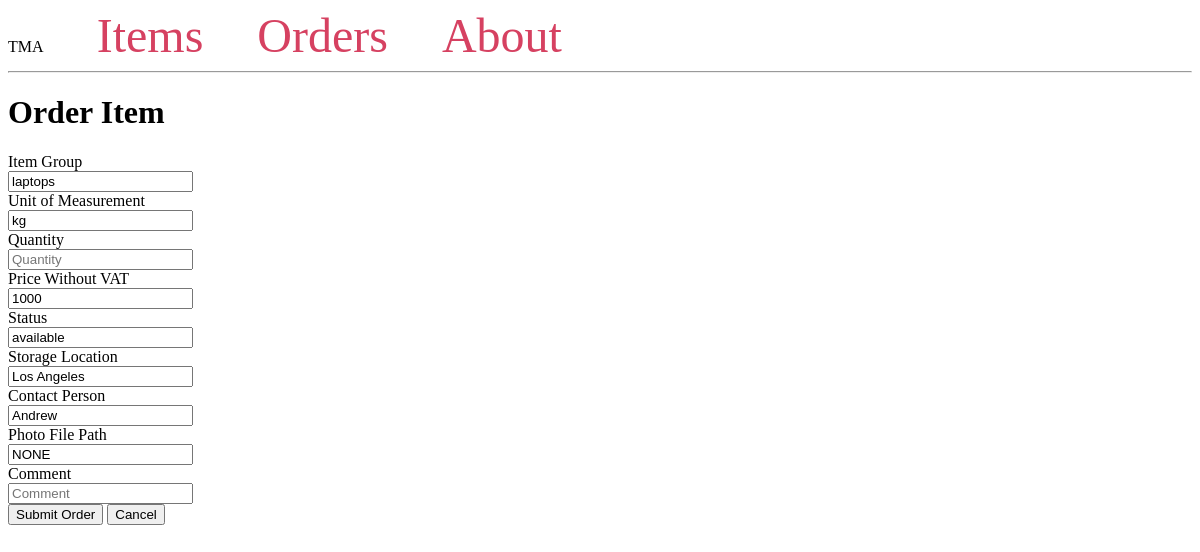
Page /orders/create/1 on the committed database.
### tables this page shows
CREATE TABLE Items (
    ItemID INTEGER PRIMARY KEY,
    ItemGroup VARCHAR(255) NOT NULL,
    UnitOfMeasurement VARCHAR(255) NOT NULL,
    Quantity INTEGER NOT NULL,
    PriceWithoutVAT DECIMAL(10, 2) NOT NULL,
    Status VARCHAR(255) NOT NULL,
    StorageLocation VARCHAR(255),
    ContactPerson TEXT,
    PhotoFilePath VARCHAR(255)
);

### app.py (the view, shortened to what this page needs)
@app.route('/orders/create/<int:item_id>', methods=['GET', 'POST'])
def order_item(item_id):
    conn = get_db_connection()
    cursor = conn.cursor()
    cursor.execute("SELECT * FROM Items WHERE ItemID = ?", (item_id,))
    item = cursor.fetchone()
    conn.close()
    return render_template('order_item.html', item=item)

### app.py (called while the page is built)
def get_db_connection():
    conn = sqlite3.connect('db/database.db')
    conn.row_factory = sqlite3.Row
    return conn

### app/templates/order_item.html
{% extends 'base.html' %}
{% block content %}
    <h1>{% block title %} Order Item {% endblock %}</h1>
    <form method="post">
        <label for="item_group">Item Group</label><br>
        <input type="text" name="item_group" placeholder="Item group" value="{{ item['ItemGroup'] }}" readonly><br>
        <label for="unit_of_measurement">Unit of Measurement</label><br>
        <input type="text" name="unit_of_measurement" placeholder="Unit of measurement" value="{{ item['UnitOfMeasurement'] }}" readonly><br>
        <label for="quantity">Quantity</label><br>
        <input type="number" name="quantity" placeholder="Quantity" value="" required><br>
        <label for="price_without_vat">Price Without VAT</label><br>
        <input type="text" name="price_without_vat" placeholder="Price without VAT" value="{{ item['PriceWithoutVAT'] }}" readonly><br>
        <label for="status">Status</label><br>
        <input type="text" name="status" placeholder="Status" value="{{ item['Status'] }}" readonly><br>
        <label for="storage_location">Storage Location</label><br>
        <input type="text" name="storage_location" placeholder="Storage location" value="{{ item['StorageLocation'] }}" readonly><br>
        <label for="contact_person">Contact Person</label><br>
        <input type="text" name="contact_person" placeholder="Contact person" value="{{ item['ContactPerson'] }}" readonly><br>
        <label for="photo_file_path">Photo File Path</label><br>
        <input type="text" name="photo_file_path" placeholder="Photo file path" value="{{ item['PhotoFilePath'] }}" readonly><br>
        <label for="comment">Comment</label><br>
        <input type="text" name="comment" placeholder="Comment"><br>
        <button type="submit">Submit Order</button>
        <a href="{{ url_for('routes.items.list_items') }}"><button type="button">Cancel</button></a>
    </form>
{% endblock %}

### rows in the picture
Items: item_group "laptops", unit_of_measurement "kg", price_without_vat "1000", status "available", storage_location "Los Angeles", contact_person "Andrew", photo_file_path "NONE"
